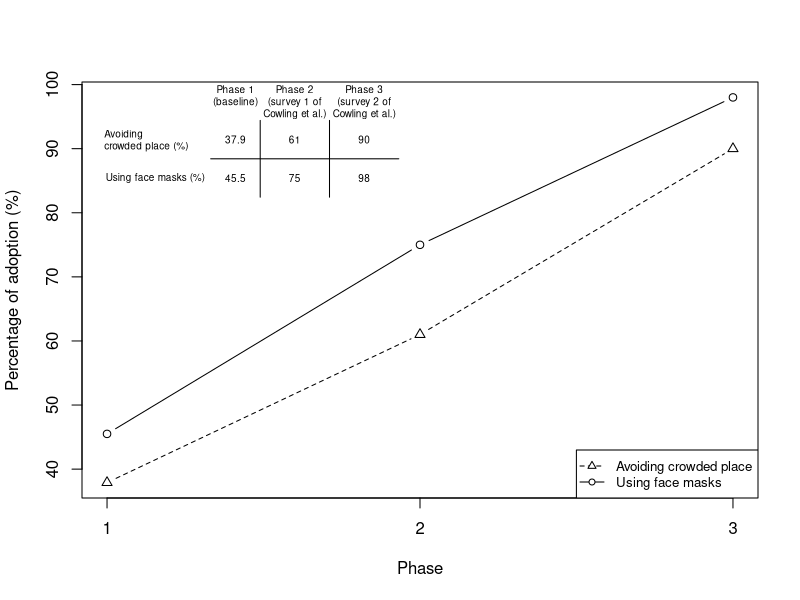

Source code (R):
library(plotrix)

mask0 = c(45.5,75,98)
socialD0 = c(37.9, 61, 90)

testdf<-data.frame(rbind(socialD0 = c(37.9, 61, 90),mask0 = c(45.5,75,98)))
row.names(testdf) <- c("Avoiding               \ncrowded place (%)", "      Using face masks (%)")
colnames(testdf)<-c("Phase 1\n(baseline)\n", "Phase 2\n(survey 1 of\nCowling et al.)", "Phase 3\n(survey 2 of\nCowling et al.)")


png("behav_ch_v4.png", width=886*2.5, height=640*2.5, res=300)

plot(mask0,type="b",xaxt="n",xlab="Phase",ylab="Percentage of adoption (%)",ylim=c(range(c(mask0,socialD0))))#,main="Behavioural changes across different phases \nin 2020 winter influenza season")
lines(socialD0,lty=2,type="b",pch=2)
axis(1,at=1:3,labels = c(1,2,3))
legend("bottomright",legend = c("Avoiding crowded place", "Using face masks"),lty=c(2,1),pch=c(24,21),pt.bg = 'white',cex=0.8)

addtable2plot(x="topleft",table = testdf,bty="n",display.rownames=TRUE,hlines=T,vlines=T,cex = 0.6,xpad = 0.1,ypad = 0.2,xjust = 0)

dev.off()
